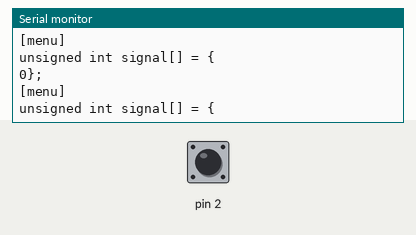
Simulated run of this sketch. Board: Arduino Uno, built with avr-gcc and run on an emulated ATmega328P. Shown: the last lines printed to the serial monitor. Inputs (shaded band) come from the test bench; at power-on: pin 2 LOW.

Above: at 1.2 s.
1.3 s: pin 2 pulsed HIGH 2 times (0.12 s each, 0.3 s apart)
4.9 s: pin 2 pulsed HIGH 5 times (0.12 s each, 0.3 s apart)
15.4 s: pin 2 driven HIGH
At 15.9 s:
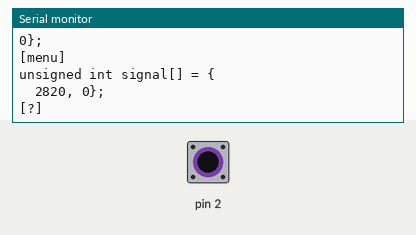
17.0 s: pin 2 driven LOW
At 18.0 s:
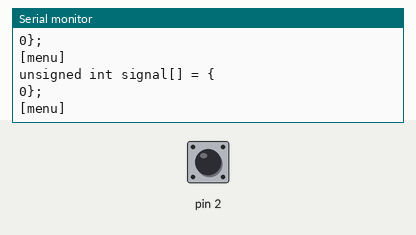

The sketch:

c_ir_receiver_0.ino
```cpp
#include <irdebug.h>
#include <apple-remote.h>
#define SIGNAL_MAX_LENGTH 70

void setup()
{
  Serial.begin(9600);
  Serial.println("Point your Apple Controller to your IR sensor.");
}

void loop()
{
  unsigned int signal[SIGNAL_MAX_LENGTH];
  bool captured;
  int code;

  captured = irdebug_capture_signal(signal, SIGNAL_MAX_LENGTH);

  if (captured) {
    irdebug_print_signal(signal);
    code = apple_remote_match(signal);

    switch (code) {
      case APPLE_REMOTE_MENU:
        Serial.println("[menu]");
        break;
      case APPLE_REMOTE_RIGHT:
        Serial.println("[right]");
        break;
      case APPLE_REMOTE_LEFT:
        Serial.println("[left]");
        break;
      case APPLE_REMOTE_UP:
        Serial.println("[up]");
        break;
      case APPLE_REMOTE_DOWN:
        Serial.println("[down]");
        break;
      case APPLE_REMOTE_PLAY:
        Serial.println("[play]");
        break;
      case APPLE_REMOTE_CENTER:
        Serial.println("[center]");
        break;
      case APPLE_REMOTE_REPEAT:
        Serial.println("[repeat]");
        break;
      default:
        Serial.println("[?]");
    }
  }
}
```

Measured:
- after the input at 15.4 s, the serial monitor: prints a new line after 0.09 s (image 1)
